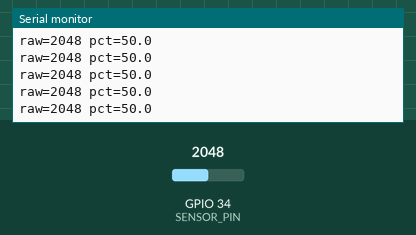
Bench run of a sketch on a simulated ESP32. Shown: the last lines printed to the serial monitor. The test bench sets the inputs (shaded band); at power-on: GPIO 34 (SENSOR_PIN) = 2048.

Above: at 1.2 s.
1.3 s: GPIO 34 (SENSOR_PIN) set to 2866
At 1.68 s:
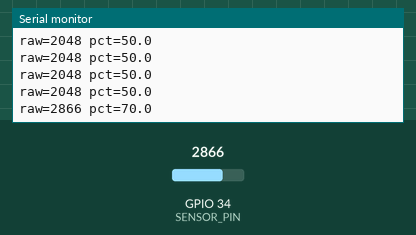
2.8 s: GPIO 34 (SENSOR_PIN) set to 3603
At 2.93 s:
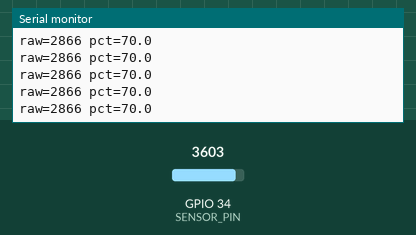
Timing chart, 0 to 5.8 s (numbered marks = the images above; inputs shaded):
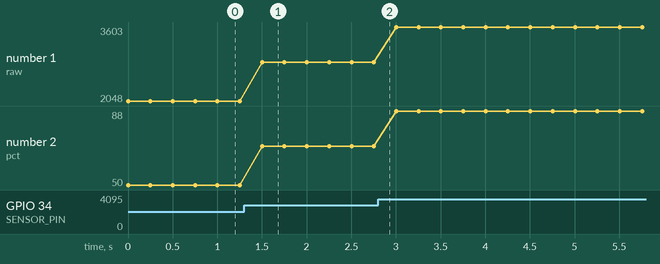

Measured:
- after the input at 1.3 s, the serial monitor: prints a new line after 0.20 s (image 1)
- plotted number 1: 2048 → 2866 after the input at 1.3 s, 2866 → 3603 after the input at 2.8 s
- plotted number 2: 50 → 70 after the input at 1.3 s, 70 → 88 after the input at 2.8 s

The sketch:

esp32_sensor_serial.ino
```cpp
const int SENSOR_PIN=34;
void setup(){Serial.begin(115200);}
void loop(){int raw=analogRead(SENSOR_PIN);float pct=raw*100.0f/4095.0f;Serial.print("raw=");Serial.print(raw);Serial.print(" pct=");Serial.println(pct,1);delay(250);}
```
